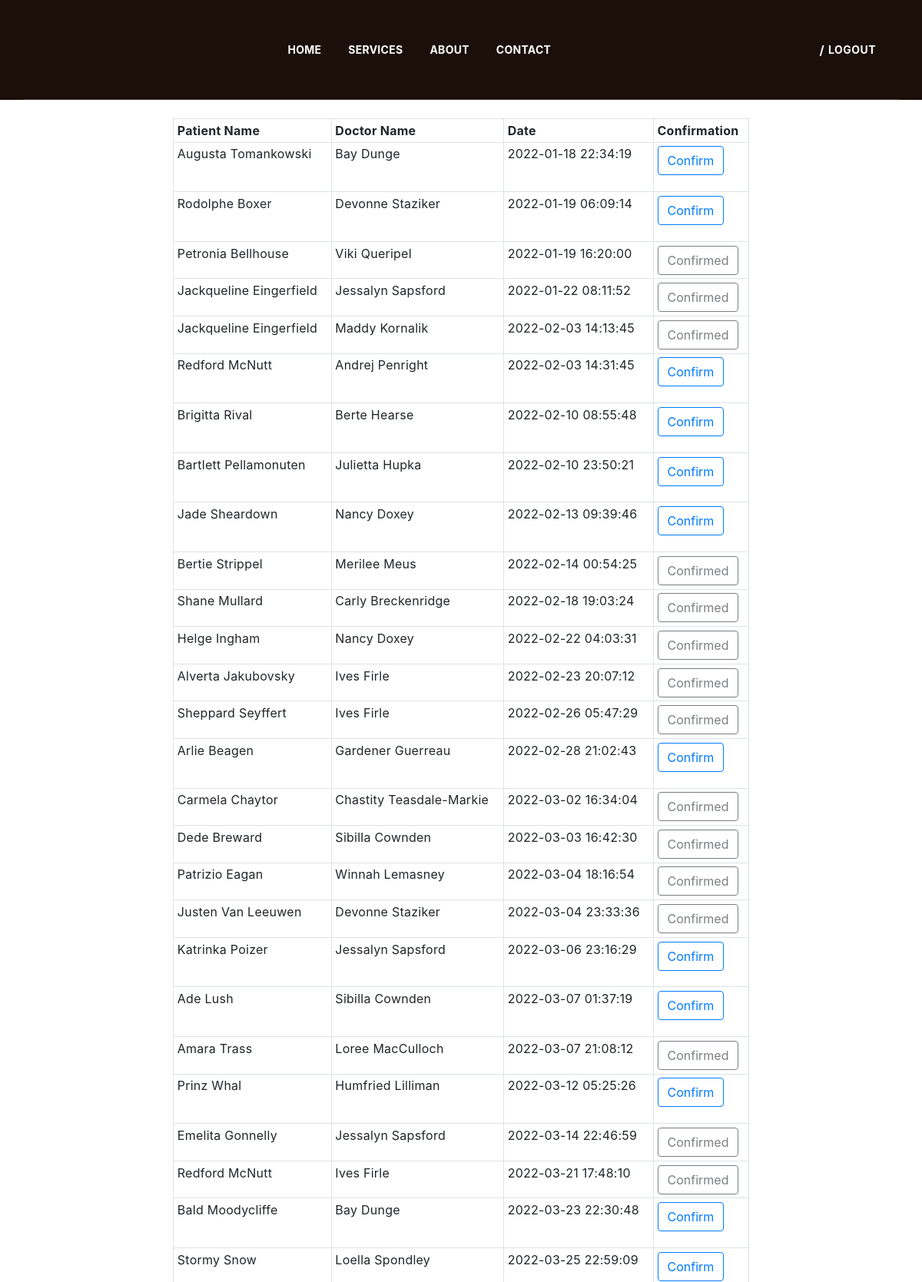
Screenshot of /php/Admin/manageAppointments.php (upper part) with the database file from the repository.
### tables this page shows
CREATE TABLE `appointments` (
  `id` int(11) NOT NULL,
  `date` datetime NOT NULL,
  `confirmed` tinyint(1) DEFAULT 0,
  `patientID` int(11) NOT NULL,
  `doctorID` int(11) NOT NULL
);

CREATE TABLE `patients` (
  `id` int(11) NOT NULL,
  `username` varchar(50) NOT NULL,
  `password` varchar(255) NOT NULL,
  `name` varchar(255) DEFAULT NULL,
  `email` varchar(255) DEFAULT NULL,
  `phone` varchar(50) DEFAULT NULL
);

CREATE TABLE `doctors` (
  `id` int(11) NOT NULL,
  `username` varchar(50) NOT NULL,
  `password` varchar(255) NOT NULL,
  `name` varchar(255) DEFAULT NULL,
  `email` varchar(255) DEFAULT NULL,
  `avatarUrl` varchar(255) DEFAULT NULL,
  `phone` varchar(50) DEFAULT NULL,
  `location` varchar(255) DEFAULT NULL,
  `insurance` varchar(255) DEFAULT NULL,
  `specialisation` varchar(255) DEFAULT NULL,
  `price` double DEFAULT NULL,
  `description` text DEFAULT NULL
);

### php/admin/manageAppointments.php (the view, shortened to what this page needs)
<?php
include("../connect.php");
$query ="SELECT p.name as pName, d.name as dName, a.* FROM appointments as a JOIN patients as p ON a.patientID=p.id JOIN doctors d on a.doctorID = d.id ORDER BY date";
$result = $conn->query($query);
if($result->num_rows > 0){
    $appointments = mysqli_fetch_all($result, MYSQLI_ASSOC);
}
?>
<html>
<head>
    <link href="../assets/css/style.css" rel="stylesheet" />
    <link rel="stylesheet" href="https://cdn.jsdelivr.net/npm/bootstrap@4.2.1/dist/css/bootstrap.min.css">
</head>
<body>
<div>
    <div class="content-wrapper">
        <header class="header-area header-default transparent sticky" style="background-color : #1B0F09 !important">
            <div class="container">
                <div class="row align-items-center">
                    <div class="col-lg-12">
                        <div class="header-align">
                            <div class="header-navigation-area">
                                <ul class="main-menu nav justify-content-center">
                                    <li id="home"><a href="../index.php">Home</a></li>
                                    <li id="services"><a href="../services.php">Services</a></li>
                                    <li id="about"><a href="../about.php">About</a></li>
                                    <li id="contact"><a href="../contact.php">Contact</a></li>
                                </ul>
                            </div>
                            <div class="header-action-area">
                                <div class="login-reg">
                                    <a href=""><?php echo $_SESSION['username']?></a><span>/</span><a href="../logout.php">logout</a> <i class="icon icofont-user-alt-3"></i>
                                </div>
                            </div>
                        </div>
                    </div>
                </div>
            </div>
        </header>
        <div class="container-fluid text-center">
            <div class="col-sm-12 col-md-10 col-lg-8 mx-auto mt-4">
                <div class="table-responsive  table-sm mb-5">
                    <table class="table table-hover table-bordered">
                        <tr>
                            <th>Patient Name</th>
                            <th>Doctor Name</th>
                            <th>Date</th>
                            <th>Confirmation</th>
                        </tr>
                        <?php
                        foreach ($appointments as $value) {
                            $form = "<form method='post'' action='myAppointments.php'>
                                        <input type='hidden' id='id' name='id' value={$value['id']}>
                                        <input type='submit' class='btn btn-outline-primary' name='' value='Confirm'>
                                     </form>";
                            $confirmation = $value["confirmed"] ? "<button type='button' class='btn btn-outline-dark' disabled>Confirmed</button>" : $form;
                            echo "
                            <tr>
                            <td>{$value['pName']}</td>
                            <td>{$value['dName']}</td>
                            <td>{$value['date']}</td>
                            <td>{$confirmation}</td>
                            </tr>
                        ";
                        }
                        ?>
                </div>
            </div>
        </div>
    </div>
</div>
</body>
</html>

### rows the page displays
appointments: patientID.name "Augusta Tomankowski", doctorID.name "Bay Dunge", date "2022-01-18 22:34:19"
appointments: patientID.name "Rodolphe Boxer", doctorID.name "Devonne Staziker", date "2022-01-19 06:09:14"
appointments: patientID.name "Petronia Bellhouse", doctorID.name "Viki Queripel", date "2022-01-19 16:20:00", confirmed "Confirmed"
appointments: patientID.name "Jackqueline Eingerfield", doctorID.name "Jessalyn Sapsford", date "2022-01-22 08:11:52", confirmed "Confirmed"
appointments: patientID.name "Jackqueline Eingerfield", doctorID.name "Maddy Kornalik", date "2022-02-03 14:13:45", confirmed "Confirmed"
appointments: patientID.name "Redford McNutt", doctorID.name "Andrej Penright", date "2022-02-03 14:31:45"
appointments: patientID.name "Brigitta Rival", doctorID.name "Berte Hearse", date "2022-02-10 08:55:48"
appointments: patientID.name "Bartlett Pellamonuten", doctorID.name "Julietta Hupka", date "2022-02-10 23:50:21"
appointments: patientID.name "Jade Sheardown", doctorID.name "Nancy Doxey", date "2022-02-13 09:39:46"
appointments: patientID.name "Bertie Strippel", doctorID.name "Merilee Meus", date "2022-02-14 00:54:25", confirmed "Confirmed"
appointments: patientID.name "Shane Mullard", doctorID.name "Carly Breckenridge", date "2022-02-18 19:03:24", confirmed "Confirmed"
appointments: patientID.name "Helge Ingham", doctorID.name "Nancy Doxey", date "2022-02-22 04:03:31", confirmed "Confirmed"
appointments: patientID.name "Alverta Jakubovsky", doctorID.name "Ives Firle", date "2022-02-23 20:07:12", confirmed "Confirmed"
appointments: patientID.name "Sheppard Seyffert", doctorID.name "Ives Firle", date "2022-02-26 05:47:29", confirmed "Confirmed"
appointments: patientID.name "Arlie Beagen", doctorID.name "Gardener Guerreau", date "2022-02-28 21:02:43"
appointments: patientID.name "Carmela Chaytor", doctorID.name "Chastity Teasdale-Markie", date "2022-03-02 16:34:04", confirmed "Confirmed"
appointments: patientID.name "Dede Breward", doctorID.name "Sibilla Cownden", date "2022-03-03 16:42:30", confirmed "Confirmed"
appointments: patientID.name "Patrizio Eagan", doctorID.name "Winnah Lemasney", date "2022-03-04 18:16:54", confirmed "Confirmed"
appointments: patientID.name "Justen Van Leeuwen", doctorID.name "Devonne Staziker", date "2022-03-04 23:33:36", confirmed "Confirmed"
appointments: patientID.name "Katrinka Poizer", doctorID.name "Jessalyn Sapsford", date "2022-03-06 23:16:29"
appointments: patientID.name "Ade Lush", doctorID.name "Sibilla Cownden", date "2022-03-07 01:37:19"
appointments: patientID.name "Amara Trass", doctorID.name "Loree MacCulloch", date "2022-03-07 21:08:12", confirmed "Confirmed"
appointments: patientID.name "Prinz Whal", doctorID.name "Humfried Lilliman", date "2022-03-12 05:25:26"
appointments: patientID.name "Emelita Gonnelly", doctorID.name "Jessalyn Sapsford", date "2022-03-14 22:46:59", confirmed "Confirmed"
appointments: patientID.name "Redford McNutt", doctorID.name "Ives Firle", date "2022-03-21 17:48:10", confirmed "Confirmed"
appointments: patientID.name "Bald Moodycliffe", doctorID.name "Bay Dunge", date "2022-03-23 22:30:48"
appointments: patientID.name "Stormy Snow", doctorID.name "Loella Spondley", date "2022-03-25 22:59:09"
